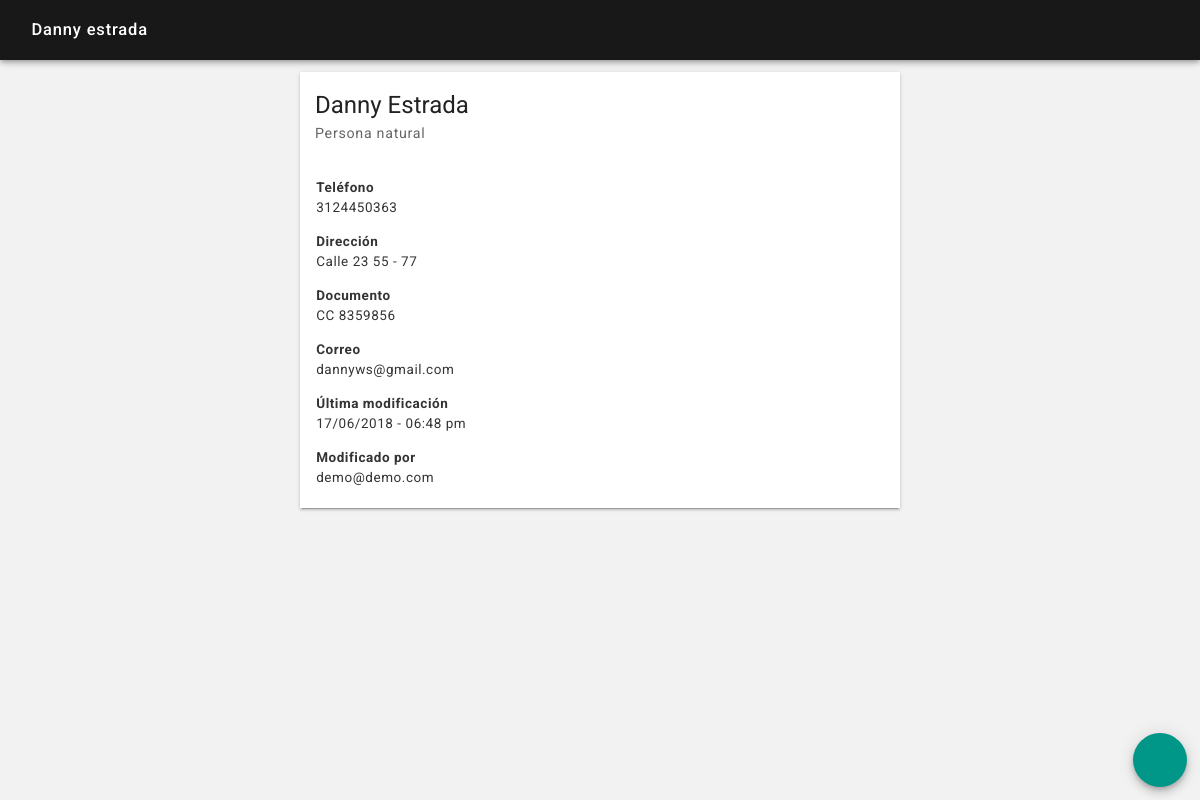
The app's page /clientes_detalle.php?id=1&nombre=danny estrada (signed in) with its own data.
### tables this page shows
CREATE TABLE `clientes` (
  `id` int(15) NOT NULL,
  `fecha` datetime NOT NULL,
  `usuario` int(15) NOT NULL,
  `nombre` varchar(255) NOT NULL,
  `documento_tipo` varchar(15) NOT NULL,
  `documento` varchar(15) NOT NULL,
  `correo` varchar(255) NOT NULL,
  `telefono` varchar(15) NOT NULL,
  `direccion` varchar(255) NOT NULL
);

CREATE TABLE `usuarios` (
  `id` int(15) NOT NULL,
  `fecha` datetime NOT NULL,
  `usuario` int(15) NOT NULL,
  `correo` varchar(50) NOT NULL,
  `contrasena` varchar(50) NOT NULL,
  `nombres` varchar(100) NOT NULL,
  `apellidos` varchar(100) NOT NULL,
  `tipo` varchar(50) NOT NULL,
  `local` int(15) NOT NULL,
  `imagen` varchar(2) NOT NULL,
  `imagen_nombre` varchar(50) NOT NULL
);

### clientes_detalle.php (the view, shortened to what this page needs)
<?php
include ("sis/nombre_sesion.php");
?>
<?php
if(isset($_POST['id'])) $id = $_POST['id']; elseif(isset($_GET['id'])) $id = $_GET['id']; else $id = null;
if(isset($_POST['nombre'])) $nombre = $_POST['nombre']; elseif(isset($_GET['nombre'])) $nombre = $_GET['nombre']; else $nombre = null;
if(isset($_POST['body_snack'])) $body_snack = $_POST['body_snack']; elseif(isset($_GET['body_snack'])) $body_snack = $_GET['body_snack']; else $body_snack = null;
?>
<!DOCTYPE html>
<html lang="es">
<head>
    <?php
    include ("partes/head.php");
    ?>
</head>
<body <?php echo ($body_snack); ?>>
<header class="rdm-toolbar--contenedor">
    <div class="rdm-toolbar--fila">
        <div class="rdm-toolbar--izquierda">
            <h2 class="rdm-toolbar--titulo"><?php echo ucfirst("$nombre"); ?></h2>
        </div>
    </div>
</header>
<main class="rdm--contenedor-toolbar">
    <?php
    $consulta = $conexion->query("SELECT * FROM clientes WHERE id = '$id'");
    if ($consulta->num_rows == 0)
    {
        ?>
        <div class="rdm-vacio--caja">
            <i class="zmdi zmdi-alert-circle-o zmdi-hc-4x"></i>
            <p class="rdm-tipografia--subtitulo1">Este cliente ya no existe</p>
        </div>
        <?php
    }
    else
    {
        while ($fila = $consulta->fetch_assoc())
        {
            $id_cliente = $fila['id'];
            $fecha = date('d/m/Y', strtotime($fila['fecha']));
            $hora = date('h:i a', strtotime($fila['fecha']));
            $usuario = $fila['usuario'];
            $nombre = $fila['nombre'];
            $documento_tipo = $fila['documento_tipo'];
            $documento = $fila['documento'];
            $documento = "$documento";
            $correo = $fila['correo'];
            $telefono = $fila['telefono'];
            $direccion = $fila['direccion'];
            $direccion = ucfirst($direccion);
            if ($documento_tipo == "NIT")
            {
                $persona = 'persona juridica';
            }
            else
            {
                $persona = 'persona natural';
            }
            $consulta_usuario = $conexion->query("SELECT * FROM usuarios WHERE id = '$usuario'");
            if ($fila = $consulta_usuario->fetch_assoc())
            {
                $usuario = $fila['correo'];
            }
            ?>
            <section class="rdm-tarjeta">
                <div class="rdm-tarjeta--primario-largo">
                    <h1 class="rdm-tarjeta--titulo-largo"><?php echo ucwords($nombre) ?></h1>
                    <h2 class="rdm-tarjeta--subtitulo-largo"><?php echo ucfirst($persona) ?></h2>
                </div>
                <div class="rdm-tarjeta--cuerpo">
                    <p><b>Teléfono</b> <br><?php echo ($telefono) ?></p>
                    <p><b>Dirección</b> <br><?php echo ($direccion) ?></p>
                    <p><b>Documento</b> <br><?php echo ($documento_tipo) ?> <?php echo ($documento) ?></p>
                    <p><b>Correo</b> <br><?php echo ($correo) ?></p>
                    <p><b>Última modificación</b> <br><?php echo ucfirst("$fecha"); ?> - <?php echo ucfirst("$hora"); ?></p>
                    <p><b>Modificado por</b> <br><?php echo ("$usuario"); ?></p>
                </div>
            </section>
            <?php
        }
    }
    ?>
</main>
<footer>
    <a href="clientes_editar.php?id=<?php echo "$id_cliente"; ?>"><button class="rdm-boton--fab" ><i class="zmdi zmdi-edit zmdi-hc-2x"></i></button></a>
</footer>
</body>
</html>

### css/estilos.css (style rules this page uses)
body { background-color: rgba(0, 0, 0, 0.05); color: #222; font-family: 'Roboto', sans-serif, arial; font-size: 15px; font-weight: 300; margin: 0; }
a { color: inherit; text-decoration: none; outline: none; }
.rdm--contenedor-toolbar, .rdm--contenedor-toolbar-tabs { box-sizing: border-box; margin: 0 auto; max-width: 600px; width: 95%; margin-top: 4.5rem; }
.rdm--contenedor-toolbar, .rdm--contenedor-zona { box-sizing: border-box; margin: 0 auto; max-width: 600px; width: 95%; margin-top: 4.5rem; }

### css/toolbar.css (style rules this page uses)
.rdm-toolbar--contenedor { box-shadow: 0px 2px 4px -1px rgba(0, 0, 0, 0.2), 0px 4px 5px 0px rgba(0, 0, 0, 0.14), 0px 1px 10px 0px rgba(0, 0, 0, 0.12); box-sizing: border-box; color: #fff; left: 0; position: fixed; top: 0; width: 100%; z-index: 1; }
.rdm-toolbar--fila, .rdm-toolbar--fila-tab { background-color: rgba(0,0,0,0.9); align-items: center; display: flex; justify-content: space-between; padding: 1em; height: 2em; }
.rdm-toolbar--izquierda, .rdm-toolbar--centro, .rdm-toolbar--derecha { display: flex; align-items: center; }
.rdm-toolbar--titulo, .rdm-toolbar--titulo-centro, .rdm-toolbar--texto-secundario { font-size: 1.1em; font-weight: 500; letter-spacing: 0.05em; line-height: 1.5em; margin: 0 0 0 1em; max-width: 240px; white-space: nowrap; overflow: hidden; text-overflow: ellipsis; }

### css/botones.css (style rules this page uses)
button { border-radius: 0.2em; border: none; box-shadow: 0px 3px 1px -2px rgba(0, 0, 0, 0.2), 0px 2px 2px 0px rgba(0, 0, 0, 0.14), 0px 1px 5px 0px rgba(0, 0, 0, 0.12); box-sizing: border-box; color: rgba(255, 255, 255, 1); display: inline-block; font-family: 'Roboto', sans-serif, arial; font-size: 0.9em; font-weight: 500; letter-spacing: 0.05em; outline: none; padding: 1em 1em 0.9em 1em; text-align: center; text-decoration: none; text-transform: uppercase; transition: 250ms linear; vertical-align: middle; }
.rdm-boton--fab { background-color: #009688; border-radius: 50%; bottom: 1em; box-shadow: 0px 3px 5px -1px rgba(0, 0, 0, 0.2), 0px 6px 10px 0px rgba(0, 0, 0, 0.14), 0px 1px 18px 0px rgba(0, 0, 0, 0.12); height: 4em; position: fixed; right: 1em; width: 4em; z-index: 200; }

### css/tarjetas.css (style rules this page uses)
.rdm-tarjeta, .rdm-tarjeta--zona { background-color: #fff; box-sizing: border-box; margin: 0 auto; width: 100%; margin-bottom: 1em; box-shadow: 0px 3px 1px -2px rgba(0, 0, 0, 0.2), 0px 2px 2px 0px rgba(0, 0, 0, 0.14), 0px 1px 5px 0px rgba(0, 0, 0, 0.12); }
.rdm-tarjeta--primario, .rdm-tarjeta--primario-largo { display: flex; align-items: center; padding: 1em; }
.rdm-tarjeta--primario-largo { display: block; }
.rdm-tarjeta--titulo, .rdm-tarjeta--subtitulo, .rdm-tarjeta--subtitulo-largo, .rdm-tarjeta--dashboard-subtitulo { font-size: 0.95em; font-weight: 500; letter-spacing: 0.05em; line-height: 1.5em; margin: 0; margin-left: 1em; }
.rdm-tarjeta--titulo-largo { font-size: 1.6em; font-weight: 400; letter-spacing: normal; line-height: 1.5em; margin: 0; }
.rdm-tarjeta--subtitulo, .rdm-tarjeta--subtitulo-largo { color: rgba(0, 0, 0, 0.6); font-weight: 400; line-height: 1.5em; margin: 0; }
.rdm-tarjeta--cuerpo, .rdm-tarjeta--dashboard-cuerpo { box-sizing: border-box; color: rgba(0, 0, 0, 0.8); font-size: 0.9em; font-weight: 400; letter-spacing: 0.04em; line-height: 1.5em; margin-top: -0.2em; padding-top: 0; padding: 0.5em 1.2em; }

### css/formularios.css (style rules this page uses)
input, button, textarea { appearance: none; outline: none; -webkit-appearance: none; }

### records on screen
clientes: nombre "Danny Estrada", documento_tipo "Persona natural", telefono "3124450363", direccion "Calle 23 55 - 77", documento_tipo "CC", documento "8359856", correo "dannyws@gmail.com", fecha "17/06/2018", fecha "06:48 pm", usuarios.correo "demo@demo.com"
